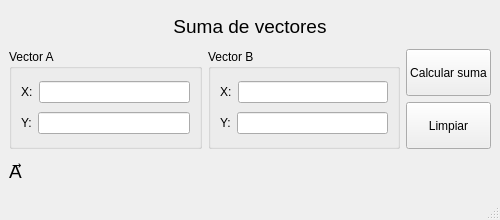
<?xml version="1.0" encoding="UTF-8"?>
<ui version="4.0">
 <class>MainWindow</class>
 <widget class="QMainWindow" name="MainWindow">
  <property name="geometry">
   <rect>
    <x>0</x>
    <y>0</y>
    <width>500</width>
    <height>220</height>
   </rect>
  </property>
  <property name="windowTitle">
   <string>MainWindow</string>
  </property>
  <widget class="QWidget" name="centralwidget">
   <layout class="QGridLayout" name="gridLayout">
    <item row="0" column="0">
     <layout class="QVBoxLayout" name="verticalLayout" stretch="1,3,1">
      <item>
       <widget class="QLabel" name="label">
        <property name="font">
         <font>
          <pointsize>14</pointsize>
         </font>
        </property>
        <property name="layoutDirection">
         <enum>Qt::LayoutDirection::LeftToRight</enum>
        </property>
        <property name="text">
         <string>Suma de vectores</string>
        </property>
        <property name="alignment">
         <set>Qt::AlignmentFlag::AlignCenter</set>
        </property>
       </widget>
      </item>
      <item>
       <layout class="QHBoxLayout" name="horizontalLayout">
        <item>
         <widget class="QGroupBox" name="groupBox">
          <property name="title">
           <string>Vector A</string>
          </property>
          <layout class="QVBoxLayout" name="verticalLayout_3">
           <item>
            <layout class="QHBoxLayout" name="horizontalLayout_2">
             <item>
              <widget class="QLabel" name="label_2">
               <property name="text">
                <string>X:</string>
               </property>
              </widget>
             </item>
             <item>
              <widget class="QLineEdit" name="x_vecA"/>
             </item>
            </layout>
           </item>
           <item>
            <layout class="QHBoxLayout" name="horizontalLayout_3">
             <item>
              <widget class="QLabel" name="label_3">
               <property name="text">
                <string>Y:</string>
               </property>
              </widget>
             </item>
             <item>
              <widget class="QLineEdit" name="y_vecA"/>
             </item>
            </layout>
           </item>
          </layout>
         </widget>
        </item>
        <item>
         <widget class="QGroupBox" name="groupBox_2">
          <property name="title">
           <string>Vector B</string>
          </property>
          <layout class="QVBoxLayout" name="verticalLayout_4">
           <item>
            <layout class="QHBoxLayout" name="horizontalLayout_4">
             <item>
              <widget class="QLabel" name="label_4">
               <property name="text">
                <string>X:</string>
               </property>
              </widget>
             </item>
             <item>
              <widget class="QLineEdit" name="x_vecB"/>
             </item>
            </layout>
           </item>
           <item>
            <layout class="QHBoxLayout" name="horizontalLayout_5">
             <item>
              <widget class="QLabel" name="label_5">
               <property name="text">
                <string>Y:</string>
               </property>
              </widget>
             </item>
             <item>
              <widget class="QLineEdit" name="y_vecB"/>
             </item>
            </layout>
           </item>
          </layout>
         </widget>
        </item>
        <item>
         <layout class="QVBoxLayout" name="verticalLayout_2">
          <item>
           <widget class="QPushButton" name="btnSuma">
            <property name="sizePolicy">
             <sizepolicy hsizetype="Minimum" vsizetype="Ignored">
              <horstretch>0</horstretch>
              <verstretch>0</verstretch>
             </sizepolicy>
            </property>
            <property name="text">
             <string>Calcular suma</string>
            </property>
           </widget>
          </item>
          <item>
           <widget class="QPushButton" name="btnLimpiar">
            <property name="sizePolicy">
             <sizepolicy hsizetype="Minimum" vsizetype="Ignored">
              <horstretch>0</horstretch>
              <verstretch>0</verstretch>
             </sizepolicy>
            </property>
            <property name="text">
             <string>Limpiar</string>
            </property>
           </widget>
          </item>
         </layout>
        </item>
       </layout>
      </item>
      <item>
       <layout class="QHBoxLayout" name="horizontalLayout_6" stretch="2,1">
        <item>
         <widget class="QLabel" name="label_6">
          <property name="font">
           <font>
            <pointsize>14</pointsize>
           </font>
          </property>
          <property name="text">
           <string>&lt;span&gt;A&amp;#x20D7;&lt;/span&gt;</string>
          </property>
         </widget>
        </item>
        <item>
         <widget class="QLabel" name="resultadoSuma">
          <property name="font">
           <font>
            <pointsize>14</pointsize>
           </font>
          </property>
          <property name="text">
           <string/>
          </property>
         </widget>
        </item>
       </layout>
      </item>
     </layout>
    </item>
   </layout>
  </widget>
  <widget class="QStatusBar" name="statusbar"/>
 </widget>
 <resources/>
 <connections/>
</ui>
